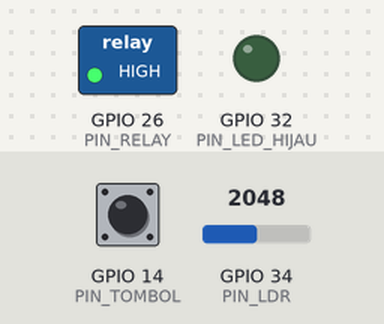
Bench run of a sketch on a simulated ESP32. On the bench: switched loads named in the sketch (green lamp = pin HIGH), output pins drawn as LEDs (lit = HIGH). The inputs (shaded band) are chosen by the test bench; at power-on: GPIO 34 (PIN_LDR) = 2048, GPIO 14 (PIN_TOMBOL) HIGH. What the sketch prints to the serial monitor is not drawn.

Above: at 1.2 s.
1.3 s: GPIO 34 (PIN_LDR) set to 1537
3.2 s: GPIO 34 (PIN_LDR) set to 1468
At 5.0 s:
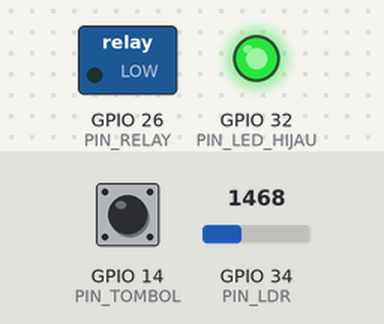
5.5 s: GPIO 14 (PIN_TOMBOL) pulled LOW for 0.15 s
At 6.7 s:
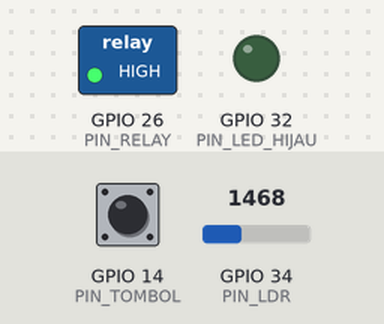
7.1 s: GPIO 14 (PIN_TOMBOL) pulled LOW for 1 s
At 9.2 s:
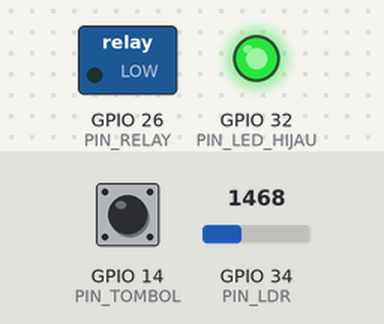
9.6 s: GPIO 14 (PIN_TOMBOL) pulled LOW for 3.2 s
At 9.9 s:
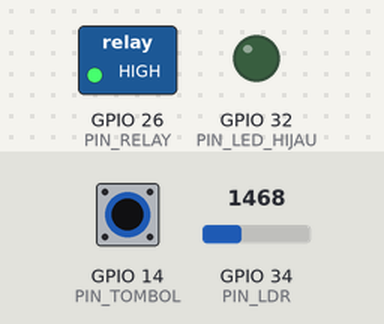
Timing chart, 0 to 12.6 s (numbered marks = the images above; inputs shaded):
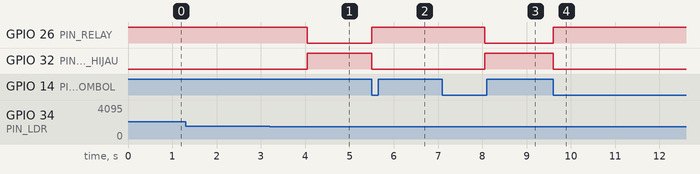

The sketch:

LampuTeras.ino
```cpp
// Lampu Teras Otomatis LDR — ESP32 + Sensor LDR + Relay
//
// Cara kerja:
//  - Sensor LDR (pembagi tegangan dengan resistor 10k) dibaca ESP32 lewat
//    ADC tiap 1 detik, dirata-rata dari 5 bacaan supaya tidak goyang.
//  - Gelap (nilai ADC di bawah ambang nyala) -> relay ON, lampu teras
//    menyala, LED hijau menyala. Terang (nilai ADC di atas ambang mati)
//    -> relay OFF, lampu dan LED mati.
//  - HYSTERESIS: ambang nyala (AMBANG_GELAP) berbeda dengan ambang mati
//    (AMBANG_TERANG), jadi lampu tidak berkedip saat cahaya di sekitar
//    ambang (misalnya senja atau lampu tetangga).
//  - Tombol override manual: tekan sekali = pindah ke mode manual dan
//    lampu berubah ke kondisi sebaliknya; tekan lagi = kembali ke mode
//    otomatis (lampu mengikuti sensor).
//  - Opsional: notifikasi Telegram setiap lampu berubah dan setiap ganti
//    mode. Set USE_TELEGRAM 1 dan isi WIFI_SSID, WIFI_PASS, BOT_TOKEN,
//    CHAT_ID di bawah. Default 0 = tanpa WiFi, tanpa Telegram.
//
// Wiring:
//  - LDR : satu kaki -> 3V3, kaki lain -> GPIO34 (ADC) + resistor 10k
//    ke GND (pembagi tegangan; gelap = resistansi LDR besar = ADC kecil)
//  - Relay (modul 1 channel, aktif LOW) : IN -> GPIO26,
//    VCC -> VIN 5V, GND -> GND; kontak COM/NO memutus kabel fasa lampu
//    220V (HATI-HATI: kabel 220V hanya untuk yang sudah paham listrik!)
//  - Lampu teras 220V : fasa lewat kontak relay, netral langsung
//  - LED hijau : GPIO32 (seri resistor 220 ohm ke GND), ikut status lampu
//  - Tombol override : GPIO14 -> GND (INPUT_PULLUP, aktif LOW)
//
// Library yang dibutuhkan (semua tersedia di Library Manager):
//  - UniversalTelegramBot 1.3.0 + ArduinoJson 6.21.5
//    (hanya bila USE_TELEGRAM 1; JANGAN pakai ArduinoJson v7)
// Compile: arduino-cli compile --fqbn esp32:esp32:esp32 LampuTeras
// (terverifikasi 20 Nov 2026 — angka compile ada di README.md)

#include <Arduino.h>

// ---------- KONFIGURASI ----------
#define USE_TELEGRAM 0 // 1 = kirim notifikasi Telegram, 0 = tanpa Telegram

#define PIN_LDR 34        // ADC1, input-only — sensor LDR
#define PIN_RELAY 26      // IN modul relay
#define PIN_LED_HIJAU 32  // ikut status lampu
#define PIN_TOMBOL 14     // override manual, aktif LOW

#define RELAY_AKTIF_LOW true // modul relay umum aktif LOW (IN LOW = kontak menutup)

#define AMBANG_GELAP 1500  // ADC di bawah ini = gelap -> lampu NYALA
#define AMBANG_TERANG 2000 // ADC di atas ini = terang -> lampu MATI
// (AMBANG_TERANG harus LEBIH BESAR dari AMBANG_GELAP — selisihnya adalah
//  hysteresis; rentang 1500..2000 = lampu mempertahankan kondisi terakhir)

#define JUMLAH_BACAAN 5        // bacaan ADC yang dirata-rata tiap pengukuran
#define INTERVAL_BACA_MS 1000  // baca sensor tiap 1 detik
#define DEBOUNCE_TOMBOL_MS 200 // abaikan pantulan tombol di bawah 200 ms
#define ADC_MAKS 4095          // resolusi ADC ESP32 12-bit (0..4095)

const char *WIFI_SSID = "NAMA_WIFI";
const char *WIFI_PASS = "PASSWORD_WIFI";
const char *BOT_TOKEN = "TOKEN_BOT_TELEGRAM";
const char *CHAT_ID = "CHAT_ID_TELEGRAM";

#if USE_TELEGRAM
#include <WiFi.h>
#include <WiFiClientSecure.h>
#include <UniversalTelegramBot.h>
#include <ArduinoJson.h>
WiFiClientSecure telegramClient;
UniversalTelegramBot bot(BOT_TOKEN, telegramClient);

void kirimTelegram(const String &pesan) {
  if (WiFi.status() != WL_CONNECTED) return;
  bot.sendMessage(CHAT_ID, pesan, "");
}
#else
void kirimTelegram(const String &) {}
#endif

// ---------- STATUS ----------
bool lampuNyala = false;  // kondisi lampu saat ini
bool modeManual = false;  // true = tombol override aktif, sensor diabaikan
unsigned long bacaTerakhir = 0;
unsigned long tekanTerakhir = 0;
bool tombolDulu = HIGH;

// Baca sensor LDR: rata-rata JUMLAH_BACAAN bacaan ADC (0..ADC_MAKS).
// Gelap = nilai kecil (LDR ke 3V3, resistor 10k ke GND).
int bacaLDR() {
  long total = 0;
  for (int i = 0; i < JUMLAH_BACAAN; i++) {
    total += analogRead(PIN_LDR);
    delay(10); // jeda kecil antar bacaan supaya ADC stabil
  }
  return (int)(total / JUMLAH_BACAAN);
}

// Terapkan kondisi lampu ke relay + LED hijau, laporkan perubahannya.
void aturLampu(bool nyala) {
  if (nyala == lampuNyala) return; // tidak ada perubahan, tidak usah kerja
  lampuNyala = nyala;
  digitalWrite(PIN_RELAY, nyala == RELAY_AKTIF_LOW ? LOW : HIGH);
  digitalWrite(PIN_LED_HIJAU, nyala ? HIGH : LOW);
  Serial.print("Lampu teras: ");
  Serial.println(nyala ? "NYALA" : "MATI");
  kirimTelegram(nyala ? "Lampu teras NYALA — hari sudah gelap."
                      : "Lampu teras MATI — hari sudah terang.");
}

// Kendali otomatis dengan hysteresis: nyalakan hanya bila ADC jatuh di
// bawah AMBANG_GELAP, matikan hanya bila ADC naik di atas AMBANG_TERANG.
// Di antara kedua ambang, lampu mempertahankan kondisi terakhir.
void kendaliLampu(int nilaiLDR) {
  if (nilaiLDR < AMBANG_GELAP) {
    aturLampu(true);
  } else if (nilaiLDR > AMBANG_TERANG) {
    aturLampu(false);
  }
  Serial.print("LDR: ");
  Serial.print(nilaiLDR);
  Serial.print(" / ");
  Serial.print(ADC_MAKS);
  Serial.print(" — lampu ");
  Serial.println(lampuNyala ? "NYALA" : "MATI");
}

void setup() {
  Serial.begin(115200);
  pinMode(PIN_RELAY, OUTPUT);
  pinMode(PIN_LED_HIJAU, OUTPUT);
  pinMode(PIN_TOMBOL, INPUT_PULLUP);
  // Mulai dengan lampu MATI (relay tidak aktif, LED mati).
  digitalWrite(PIN_RELAY, RELAY_AKTIF_LOW ? HIGH : LOW);
  digitalWrite(PIN_LED_HIJAU, LOW);

#if USE_TELEGRAM
  WiFi.begin(WIFI_SSID, WIFI_PASS);
  unsigned long mulai = millis();
  while (WiFi.status() != WL_CONNECTED && millis() - mulai < 20000) {
    delay(250);
  }
  if (WiFi.status() == WL_CONNECTED) {
    telegramClient.setInsecure();
    Serial.println("WiFi tersambung, notifikasi Telegram aktif.");
  } else {
    Serial.println("WiFi gagal — lanjut tanpa Telegram.");
  }
#endif

  Serial.println("Lampu Teras Otomatis LDR siap.");
  Serial.print("Ambang gelap: ");
  Serial.print(AMBANG_GELAP);
  Serial.print(" | ambang terang: ");
  Serial.println(AMBANG_TERANG);
}

void loop() {
  // Tombol override (aktif LOW, debounce): tiap tekan valid menukar mode.
  // Masuk mode manual = lampu langsung berubah ke kondisi sebaliknya;
  // keluar mode manual = kembali ke kendali sensor otomatis.
  bool tombol = digitalRead(PIN_TOMBOL);
  if (tombol == LOW && tombolDulu == HIGH &&
      millis() - tekanTerakhir >= DEBOUNCE_TOMBOL_MS) {
    tekanTerakhir = millis();
    modeManual = !modeManual;
    if (modeManual) {
      aturLampu(!lampuNyala);
      Serial.println("Mode MANUAL (sensor diabaikan).");
      kirimTelegram("Mode manual: lampu teras diubah manual.");
    } else {
      Serial.println("Mode OTOMATIS (lampu ikut sensor LDR).");
      kirimTelegram("Mode otomatis: lampu teras ikut sensor LDR.");
    }
  }
  tombolDulu = tombol;

  // Baca sensor tiap INTERVAL_BACA_MS; hanya kendalikan lampu bila
  // masih mode otomatis.
  if (millis() - bacaTerakhir >= INTERVAL_BACA_MS) {
    bacaTerakhir = millis();
    int nilaiLDR = bacaLDR();
    if (!modeManual) {
      kendaliLampu(nilaiLDR);
    } else {
      Serial.print("LDR: ");
      Serial.print(nilaiLDR);
      Serial.println(" (mode manual — sensor diabaikan)");
    }
  }
}
```

Measured:
- the behaviour switches between 1500 and 1499 on GPIO 34 (PIN_LDR) (found by bisection; images 0 and 1)
- after the input at 1.3 s, every drawn part: stays the same
- after the input at 3.2 s, GPIO 26 (PIN_RELAY): HIGH → LOW after 0.85 s; GPIO 32 (PIN_LED_HIJAU): LOW → HIGH after 0.85 s
- after the input at 5.5 s, GPIO 26 (PIN_RELAY): LOW → HIGH at once; GPIO 32 (PIN_LED_HIJAU): HIGH → LOW at once
- after the input at 7.1 s, GPIO 26 (PIN_RELAY): HIGH → LOW after 0.95 s; GPIO 32 (PIN_LED_HIJAU): LOW → HIGH after 0.95 s
- after the input at 9.6 s, GPIO 26 (PIN_RELAY): LOW → HIGH at once; GPIO 32 (PIN_LED_HIJAU): HIGH → LOW at once
